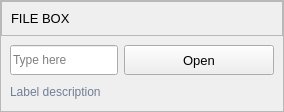
                        <widget class="QFrame" name="row_1">
                         <property name="frameShape">
                          <enum>QFrame::StyledPanel</enum>
                         </property>
                         <property name="frameShadow">
                          <enum>QFrame::Raised</enum>
                         </property>
                         <layout class="QVBoxLayout" name="verticalLayout_16">
                          <property name="spacing">
                           <number>0</number>
                          </property>
                          <property name="leftMargin">
                           <number>0</number>
                          </property>
                          <property name="topMargin">
                           <number>0</number>
                          </property>
                          <property name="rightMargin">
                           <number>0</number>
                          </property>
                          <property name="bottomMargin">
                           <number>0</number>
                          </property>
                          <item>
                           <widget class="QFrame" name="frame_div_content_1">
                            <property name="minimumSize">
                             <size>
                              <width>0</width>
                              <height>110</height>
                             </size>
                            </property>
                            <property name="maximumSize">
                             <size>
                              <width>16777215</width>
                              <height>110</height>
                             </size>
                            </property>
                            <property name="frameShape">
                             <enum>QFrame::NoFrame</enum>
                            </property>
                            <property name="frameShadow">
                             <enum>QFrame::Raised</enum>
                            </property>
                            <layout class="QVBoxLayout" name="verticalLayout_17">
                             <property name="spacing">
                              <number>0</number>
                             </property>
                             <property name="leftMargin">
                              <number>0</number>
                             </property>
                             <property name="topMargin">
                              <number>0</number>
                             </property>
                             <property name="rightMargin">
                              <number>0</number>
                             </property>
                             <property name="bottomMargin">
                              <number>0</number>
                             </property>
                             <item>
                              <widget class="QFrame" name="frame_title_wid_1">
                               <property name="maximumSize">
                                <size>
                                 <width>16777215</width>
                                 <height>35</height>
                                </size>
                               </property>
                               <property name="frameShape">
                                <enum>QFrame::StyledPanel</enum>
                               </property>
                               <property name="frameShadow">
                                <enum>QFrame::Raised</enum>
                               </property>
                               <layout class="QVBoxLayout" name="verticalLayout_18">
                                <item>
                                 <widget class="QLabel" name="labelBoxBlenderInstalation">
                                  <property name="font">
                                   <font>
                                    <family>Segoe UI</family>
                                    <pointsize>10</pointsize>
                                    <weight>50</weight>
                                    <italic>false</italic>
                                    <bold>false</bold>
                                   </font>
                                  </property>
                                  <property name="styleSheet">
                                   <string notr="true"/>
                                  </property>
                                  <property name="text">
                                   <string>FILE BOX</string>
                                  </property>
                                 </widget>
                                </item>
                               </layout>
                              </widget>
                             </item>
                             <item>
                              <widget class="QFrame" name="frame_content_wid_1">
                               <property name="frameShape">
                                <enum>QFrame::NoFrame</enum>
                               </property>
                               <property name="frameShadow">
                                <enum>QFrame::Raised</enum>
                               </property>
                               <layout class="QHBoxLayout" name="horizontalLayout_9">
                                <item>
                                 <layout class="QGridLayout" name="gridLayout">
                                  <property name="bottomMargin">
                                   <number>0</number>
                                  </property>
                                  <item row="1" column="0" colspan="2">
                                   <widget class="QLabel" name="labelVersion_3">
                                    <property name="styleSheet">
                                     <string notr="true">color: rgb(113, 126, 149);</string>
                                    </property>
                                    <property name="lineWidth">
                                     <number>1</number>
                                    </property>
                                    <property name="text">
                                     <string>Label description</string>
                                    </property>
                                    <property name="alignment">
                                     <set>Qt::AlignLeading|Qt::AlignLeft|Qt::AlignVCenter</set>
                                    </property>
                                   </widget>
                                  </item>
                                  <item row="0" column="1">
                                   <widget class="QPushButton" name="pushButton">
                                    <property name="minimumSize">
                                     <size>
                                      <width>150</width>
                                      <height>30</height>
                                     </size>
                                    </property>
                                    <property name="font">
                                     <font>
                                      <family>Segoe UI</family>
                                      <pointsize>10</pointsize>
                                      <weight>50</weight>
                                      <italic>false</italic>
                                      <bold>false</bold>
                                     </font>
                                    </property>
                                    <property name="cursor">
                                     <cursorShape>PointingHandCursor</cursorShape>
                                    </property>
                                    <property name="styleSheet">
                                     <string notr="true"/>
                                    </property>
                                    <property name="text">
                                     <string>Open</string>
                                    </property>
                                    <property name="icon">
                                     <iconset resource="../resources.qrc">
                                      <normaloff>:/icons/images/icons/cil-folder-open.png</normaloff>:/icons/images/icons/cil-folder-open.png</iconset>
                                    </property>
                                   </widget>
                                  </item>
                                  <item row="0" column="0">
                                   <widget class="QLineEdit" name="lineEdit">
                                    <property name="minimumSize">
                                     <size>
                                      <width>0</width>
                                      <height>30</height>
                                     </size>
                                    </property>
                                    <property name="styleSheet">
                                     <string notr="true"/>
                                    </property>
                                    <property name="text">
                                     <string/>
                                    </property>
                                    <property name="placeholderText">
                                     <string>Type here</string>
                                    </property>
                                   </widget>
                                  </item>
                                 </layout>
                                </item>
                               </layout>
                              </widget>
                             </item>
                            </layout>
                           </widget>
                          </item>
                         </layout>
                        </widget>
